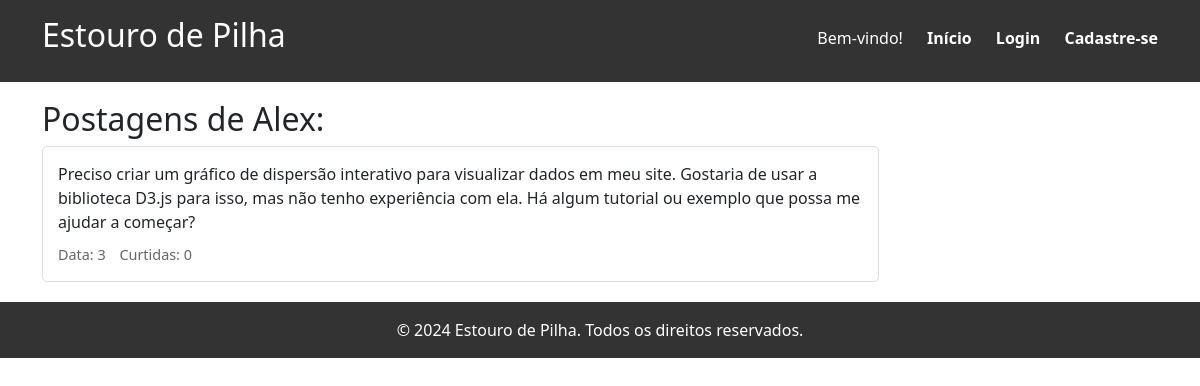
Screenshot of /perfil_usuario.php?usr_id=3 with the database file from the repository.
### tables this page shows
CREATE TABLE IF NOT EXISTS db_usr (
  usr_id INT NOT NULL AUTO_INCREMENT,
  usr_name VARCHAR(20) NOT NULL,
  usr_password VARCHAR(255) NOT NULL,
  PRIMARY KEY (usr_id)
);

CREATE TABLE IF NOT EXISTS db_post (
  post_id INT NOT NULL AUTO_INCREMENT,
  post_tittle VARCHAR(30) NOT NULL,
  post_body TEXT NOT NULL,
   
  post_note INT,
  usr_id INT NOT NULL,
  PRIMARY KEY (post_id),
  FOREIGN KEY (usr_id) REFERENCES db_usr(usr_id)
);

### banco.php (called while the page is built, shortened)
<?php
$dbhost = "localhost";
$dbuser = "root";
$dbpass = "";
$dbname = "db_estouro_de_pilha";
$banco = new mysqli($dbhost, $dbuser, $dbpass, $dbname);
function countLikes(int $post_id) {
    global $banco;
    $sql = "SELECT COUNT(*) AS likes FROM db_likes WHERE post_id = ?";
    $stmt = $banco->prepare($sql);
    $stmt->bind_param("i", $post_id);
    $stmt->execute();
    $result = $stmt->get_result();
    return $result->fetch_object()->likes;
}
?>

### perfil_usuario.php (the view, shortened to what this page needs)
<?php
$logged_in = $_SESSION['logged_in'] ?? false;
$usr = $_SESSION['usr'] ?? '';
require_once 'banco.php';
$usr_id = $_GET['usr_id'];
$stmt = $banco->prepare("SELECT usr_name FROM db_usr WHERE usr_id = ?");
$stmt->bind_param("i", $usr_id);
$stmt->execute();
$result = $stmt->get_result();
$usuario = $result->fetch_object();
$stmt_posts = $banco->prepare("SELECT post_id, post_body FROM db_post WHERE usr_id = ?");
$stmt_posts->bind_param("i", $usr_id);
$stmt_posts->execute();
$result_posts = $stmt_posts->get_result();
?>
<!DOCTYPE html>
<html lang="pt-br">
<head>
    <link rel="stylesheet" href="estilos.css">
    <link href="https://cdn.jsdelivr.net/npm/bootstrap@5.3.3/dist/css/bootstrap.min.css" rel="stylesheet">
</head>
<body>
<header>
    <div class="container">
        <h1>Estouro de Pilha</h1>
        <nav>
            <ul>
                <?php if ($logged_in): ?>
                    <li>Olá, <?php echo htmlspecialchars($usr); ?>!</li>
                    <li><a href="index.php">Início</a></li>
                    <li><a href="meu_perfil.php">Meu Perfil</a></li>
                    <li><a href="logout.php">Logout</a></li>
                <?php else: ?>
                    <li>Bem-vindo!</li>
                    <li><a href="index.php">Início</a></li>
                    <li><a href="login.php">Login</a></li>
                    <li><a href="register.php">Cadastre-se</a></li>
                <?php endif; ?>
            </ul>
        </nav>
    </div>
</header>
<main class="container">
    <section class="feed">
    <h2>Postagens de <?php echo htmlspecialchars($usuario->usr_name);?>:</h2>
        <?php while ($post = $result_posts->fetch_object()):?>
            <div class="post">
                <p><?php echo nl2br(htmlspecialchars($post->post_body));?></p>
                <div class="post-info">
                    <span>Data: <?php echo htmlspecialchars($post->post_id);?></span>
                    <span>Curtidas: <?php echo countLikes($post->post_id);?></span>
                </div>
            </div>
        <?php endwhile;?>
    </section>
</main>
<footer>
    <div class="container">
        <p>&copy; 2024 Estouro de Pilha. Todos os direitos reservados.</p>
    </div>
</footer>
</body>
</html>

### estilos.css (style rules this page uses)
* { margin: 0; padding: 0; box-sizing: border-box; }
body { font-family: Arial, sans-serif; line-height: 1.6; background-color: #f4f4f4; }
.container { width: 80%; margin: auto; overflow: hidden; }
header { background: #333; color: #fff; padding: 1rem 0; position: fixed; top: 0; width: 100%; z-index: 1000; }
header h1 { float: left; font-size:xx-large; font-display:inherit ; }
header nav { float: right; margin-top: 10px; }
header nav ul { list-style: none; }
header nav ul li { display: inline; margin-left: 20px; }
header nav ul li a { color: #fff; text-decoration: none; font-weight: bold; }
main { display: flex; margin-top: 80px; }
.feed { width: 75%; margin-top: 100px; }
.post { background: #fff; padding: 15px; margin-bottom: 20px; border: 1px solid #ddd; border-radius: 5px; }
.post p { margin-bottom: 10px; }
.post-info { margin-top: 10px; font-size: 0.9rem; color: #666; }
.post-info span { margin-right: 10px; }
footer { display: flex; flex-direction: column; margin-top: auto; background: #333; color: #fff; text-align: center; padding: 1rem 0; width: 100%; }
footer p { margin: 0; }

### rows the page displays
db_usr: usr_name "Alex"
db_post: post_body "Preciso criar um gráfico de dispersão interativo para visualizar dados em meu site. Gostaria de usar a biblioteca D3.js para isso, mas não tenho experiência com ela. Há algum tutorial ou exemplo que possa me ajudar a começar?", post_id "3", post_id "0"
